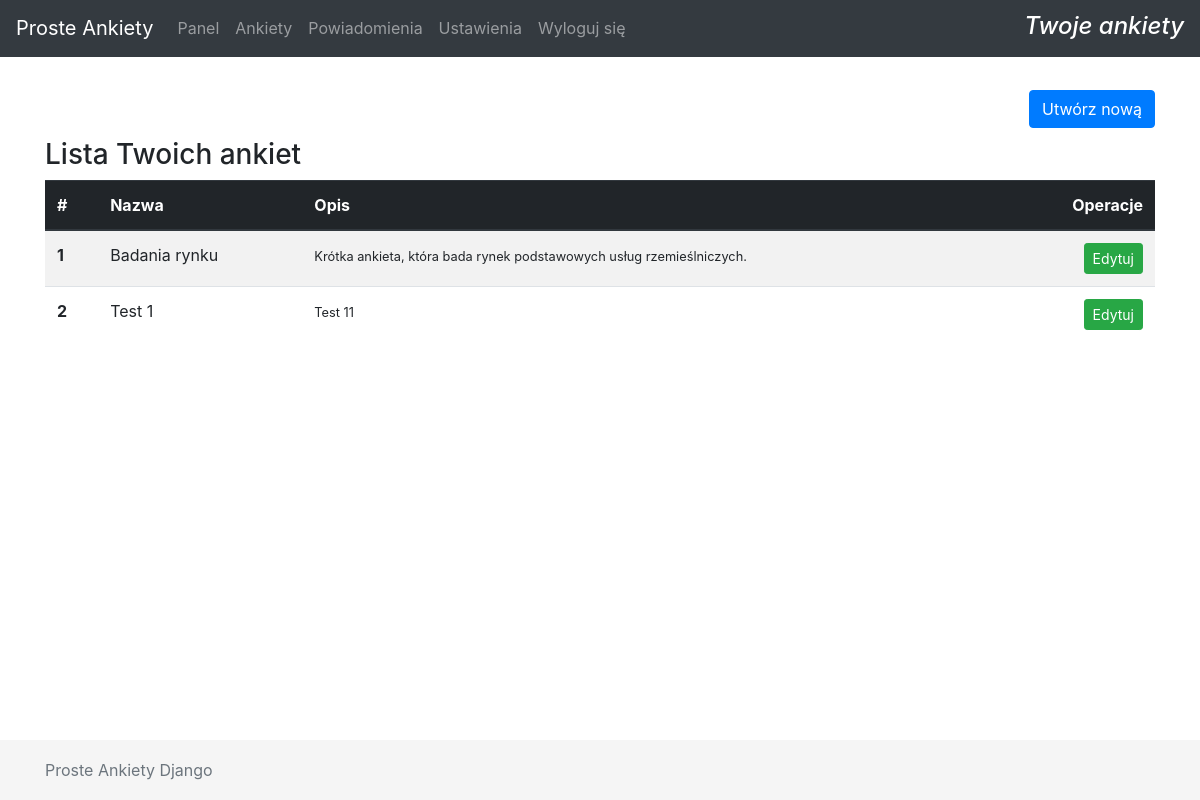
Screenshot of /surveys/ (signed in) with the database file from the repository.
### surveys/models.py (models this page shows, shortened)
class Survey(models.Model):
    class Meta:
        verbose_name = u'Ankieta'
        verbose_name_plural = u'Ankiety'
    user = models.ForeignKey(User,
                             verbose_name="Użytkownik",
                             on_delete=models.CASCADE)
    name = models.CharField(verbose_name="Nazwa",
                            max_length=100,
                            null=False,
                            blank=False)
    description = models.TextField(verbose_name="Opis",
                                   max_length=2000,
                                   null=True,
                                   blank=True)

### surveys/views.py (the view)
# urls.py: path('surveys/', include('surveys.urls')),
@login_required
def surveys(request):
    kwargs = {}
    kwargs['surveys'] = Survey.objects.filter(user=request.user)
    return render(request, 'surveys.html', kwargs)

### surveys/templates/surveys.html (shortened to what this page needs)
{% extends 'core/base.html' %} {% load static %}
    {% block site_title %}
    <h4>
        Twoje ankiety
    </h4>
    {% endblock %}
    {% block content %}
    <div class="row">
        <div class="col-md-12 text-right">
            <a href="{% url 'create-survey' %}" class="btn btn-primary">Utwórz nową</a>
        </div>
    </div>
    <div class="row">
        <div class="col-md-12">
            <h3>
                Lista Twoich ankiet
            </h3>
            {% if surveys %}
            <div class="table-responsive">
              <table class="table table-striped">
                  <thead class="thead-dark">
                    <tr>
                      <th scope="col">#</th>
                      <th scope="col">Nazwa</th>
                      <th scope="col">Opis</th>
                      <th class="text-right" scope="col">Operacje</th>
                    </tr>
                  </thead>
                  <tbody>
                    {% for survey in surveys %}
                    <tr>
                      <th scope="row">{{ forloop.counter }}</th>
                      <td>{{ survey.name }}</td>
                      <td><small>{{ survey.description }}</small></td>
                      <td class="text-right"><a href="{% url 'survey' survey.id %}" class="btn btn-success btn-sm">Edytuj</a></td>
                    </tr>
                    {% endfor %}
                  </tbody>
              </table>
            </div>
            {% else %}
            <p class="text-center">
                <small>Obecnie nie posiadasz żadnych ankiet</small>
            </p>
            {% endif %}
        </div>
    </div>
    {% endblock %}

### base/static/css/custom.css (style rules this page uses)
html { position: relative; min-height: 100%; }
body { margin-bottom: 70px; }
.site-title h4 { color: #ffffff; font-style: italic; padding-top: 4px; }
.row { margin-bottom: 10px; }

### rows the page displays
Survey: name "Badania rynku", description "Krótka ankieta, która bada rynek podstawowych usług rzemieślniczych."
Survey: name "Test 1", description "Test 11"
